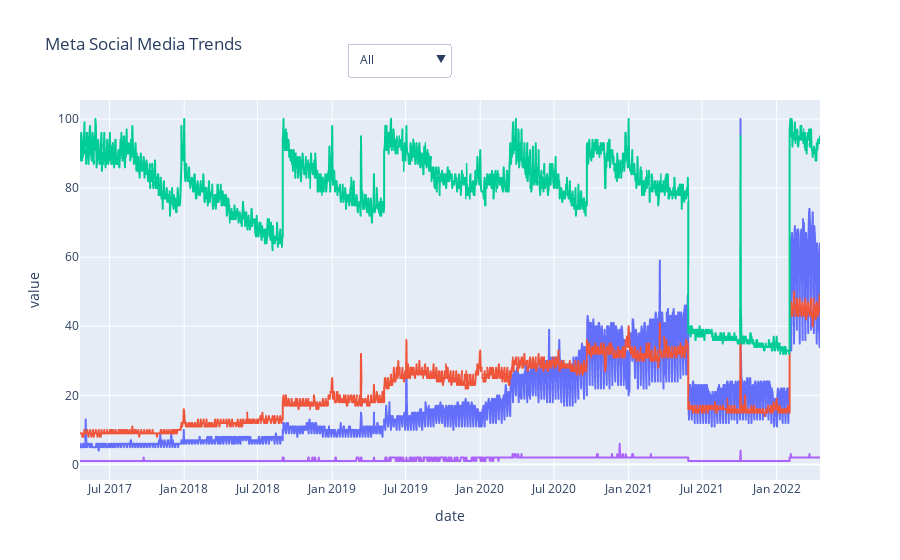

The code cell stored with this chart in its notebook:
### Markdown cell above
#### Daily Trends

### Code cell
buttons2 =[]

if "isPartial" in social_networks_df :
    social_networks_df = social_networks_df.drop(columns=["isPartial"])
fig = px.line(social_networks_df, x=social_networks_df.index, y=social_networks_df.columns, title="Meta Social Media Trends")

buttons2.append(dict(method='update',
                        label="All",
                        args = [{'visible': [True for r in social_networks_df.columns]}]
                        ))
for rs in social_networks_df.columns:
    buttons2.append(dict(method='update',
                        label=rs,
                        args = [{'visible': [rs == r for r in social_networks_df.columns]}]
                        ))
# Add dropdown menus to the figure
fig.update_layout(showlegend=False, updatemenus=[{"buttons": buttons2, "direction": "down", "showactive": True, "x": 0.5, "y": 1.15}])

fig.show()

### Figure 1 — Plotly figure (JSON) as saved in the notebook; plotly's stock layout.template omitted (floating-point values rounded to 4 significant figures; data arrays with more than 128 entries replaced by an {"elided": "..."} marker saying what was removed)
{"data": [{"hovertemplate": "variable=WhatsApp<br>date=%{x}<br>value=%{y}<extra></extra>", "legendgroup": "WhatsApp", "line": {"color": "#636efa", "dash": "solid"}, "marker": {"symbol": "circle"}, "mode": "lines", "name": "WhatsApp", "showlegend": true, "type": "scattergl", "x": {"elided": "1833 str values"}, "xaxis": "x", "y": {"elided": "1833 int values"}, "yaxis": "y"}, {"hovertemplate": "variable=Instagram<br>date=%{x}<br>value=%{y}<extra></extra>", "legendgroup": "Instagram", "line": {"color": "#EF553B", "dash": "solid"}, "marker": {"symbol": "circle"}, "mode": "lines", "name": "Instagram", "showlegend": true, "type": "scattergl", "x": {"elided": "1833 str values"}, "xaxis": "x", "y": {"elided": "1833 int values"}, "yaxis": "y"}, {"hovertemplate": "variable=Facebook<br>date=%{x}<br>value=%{y}<extra></extra>", "legendgroup": "Facebook", "line": {"color": "#00cc96", "dash": "solid"}, "marker": {"symbol": "circle"}, "mode": "lines", "name": "Facebook", "showlegend": true, "type": "scattergl", "x": {"elided": "1833 str values"}, "xaxis": "x", "y": {"elided": "1833 int values"}, "yaxis": "y"}, {"hovertemplate": "variable=Messenger<br>date=%{x}<br>value=%{y}<extra></extra>", "legendgroup": "Messenger", "line": {"color": "#ab63fa", "dash": "solid"}, "marker": {"symbol": "circle"}, "mode": "lines", "name": "Messenger", "showlegend": true, "type": "scattergl", "x": {"elided": "1833 str values"}, "xaxis": "x", "y": {"elided": "1833 int values"}, "yaxis": "y"}], "layout": {"legend": {"title": {"text": "variable"}, "tracegroupgap": 0}, "showlegend": false, "title": {"text": "Meta Social Media Trends"}, "updatemenus": [{"buttons": [{"args": [{"visible": [true, true, true, true]}], "label": "All", "method": "update"}, {"args": [{"visible": [true, false, false, false]}], "label": "WhatsApp", "method": "update"}, {"args": [{"visible": [false, true, false, false]}], "label": "Instagram", "method": "update"}, {"args": [{"visible": [false, false, true, false]}], "label": "Facebook", "method": "update"}, {"args": [{"visible": [false, false, false, true]}], "label": "Messenger", "method": "update"}], "direction": "down", "showactive": true, "x": 0.5, "y": 1.15}], "xaxis": {"anchor": "y", "domain": [0, 1], "title": {"text": "date"}}, "yaxis": {"anchor": "x", "domain": [0, 1], "title": {"text": "value"}}}}
